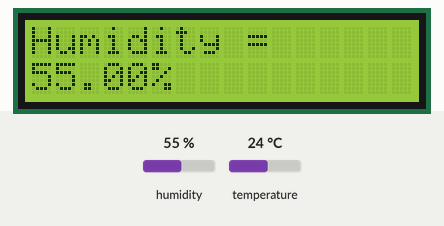
A sketch run on a simulated Arduino Nano, built with avr-gcc and run on an emulated ATmega328P. Shown: 16×2 character LCD. Inputs (shaded band) come from the test bench; at power-on: humidity 55 %, temperature 24 °C. What the sketch prints to the serial monitor is not drawn.

Above: at 2.2 s.
2.3 s: humidity set to 22 %
At 7.6 s:
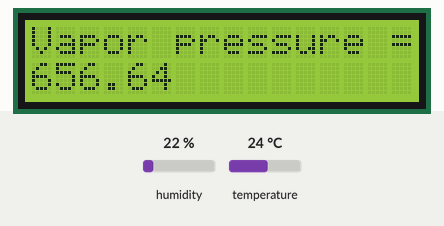
8.7 s: temperature set to 12 °C
At 10.0 s:
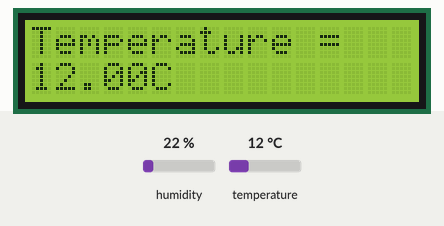
13.8 s: humidity set to 40 %
At 19.2 s:
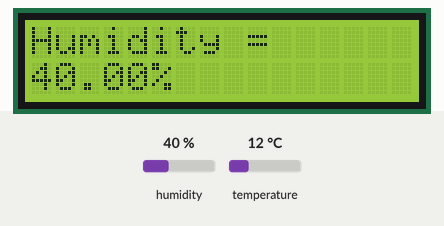
19.9 s: temperature set to 19 °C
At 25.2 s:
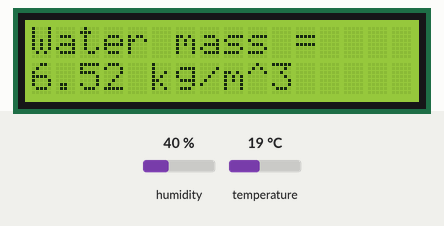
Timing chart, 0 to 26.0 s (numbered marks = the images above; inputs shaded):
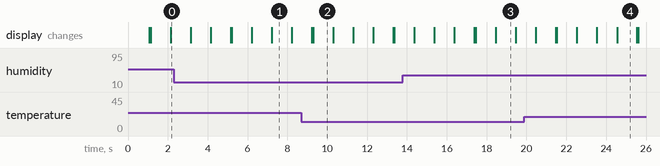

Measured:
- what the display in image 1 shows lasts 1.0 s, from 7.2 s to 8.2 s

The sketch:

drivegreen_lcd.ino
```cpp
#include <LiquidCrystal.h>
#include "dht.h"

#define DHTPIN A7

dht dhtSensor;

const int rs = 12, en = 11, d4 = 5, d5 = 4, d6 = 3, d7 = 2;
LiquidCrystal lcd(rs, en, d4, d5, d6, d7);

void setup() {
  // put your setup code here, to run once:
  Serial.begin(9600);
  lcd.begin(16, 2);
  lcd.print("Initializing!");
  lcd.setCursor(0, 1);
  lcd.print("DriveGreen(r)...");
  delay(1000);
  lcd.clear();
}

void loop() {
  // put your main code here, to run repeatedly:
  int chk = dhtSensor.read11(DHTPIN);

  if(dhtSensor.temperature != -999 && dhtSensor.humidity != -999) {
    Serial.print("Temperature = ");
    Serial.print(dhtSensor.temperature);
    Serial.println("C");
    Serial.print("Humidity = ");
    Serial.print(dhtSensor.humidity);
    Serial.println("%");
    double satVapPres = 6.11 * pow(10, (7.5 * dhtSensor.temperature) / (237.3 + dhtSensor.temperature));
    double vapPres = dhtSensor.humidity * satVapPres;
    Serial.println("Vapor pressure = ");
    Serial.println(vapPres);
    double absHumid = (2165 * vapPres)/(dhtSensor.temperature + 273.16);
    //double totalWeight = vapPres * 9.8;
    Serial.print("Total water weight = ");
    Serial.print(absHumid / 1000);
    Serial.println("kg");


    lcd.setCursor(0,0);
    lcd.print("Temperature = ");
    lcd.setCursor(0, 1);
    lcd.print(dhtSensor.temperature);
    lcd.setCursor(5, 1);
    lcd.print("C");
    delay(1000);
    lcd.clear();

    lcd.setCursor(0,0);
    lcd.print("Humidity = ");
    lcd.setCursor(0, 1);
    lcd.print(dhtSensor.humidity);
    lcd.setCursor(5, 1);
    lcd.print("%");
    delay(1000);
    lcd.clear();

    lcd.setCursor(0,0);
    lcd.println("Vapor pressure = ");
    lcd.setCursor(0, 1);
    lcd.print(vapPres);
    delay(1000);
    lcd.clear();

    lcd.setCursor(0,0);
    lcd.print("Water mass = ");
    lcd.setCursor(0, 1);
    lcd.print(absHumid / 1000);
    lcd.setCursor(5, 1);
    lcd.print("kg/m^3");
    delay(1000);
    lcd.clear();
}
}
```
